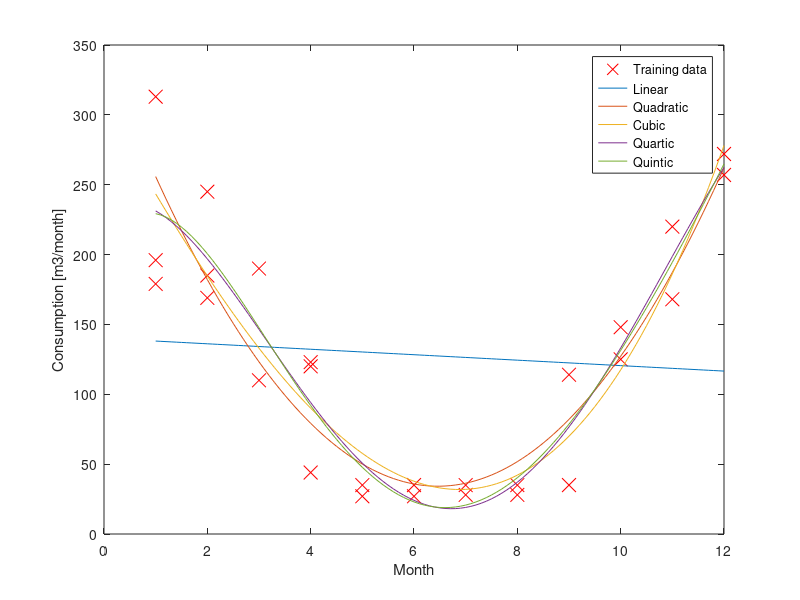

This chart was generated by the following MATLAB code:
clear ; close all; clc

% get training data
fprintf('Loading data ...\n');
data = load('data/data_month.txt');
X = data(:, 1); y = data(:, 2);
m = length(y);
fprintf('Loaded %d samples\n',m);

% plot training data
figure;
plot(X, y, 'rx', 'MarkerSize', 10);
ylabel('Consumption [m3/month]'); 
xlabel('Month'); 
fprintf('Program paused. Press any key to continue.\n');
%pause;

% --------------------- linear regression - linear model -----------------------
X = [ones(m, 1) X];
theta = pinv(X'*X)*X'*y;
fprintf('Hypothesis function: h(x)=%.2f+%.2fx \n',theta(1),theta(2));

hold on; 
%plot(X(:,2), X*theta, '-')
x_plot = [1:.1:12]';
%y_plot = [ones(rows(x_plot),1) x_plot]*theta; 
plot(x_plot, theta(1)+theta(2)*x_plot, '-')
%plot(x_plot, y_plot, '-')
legend('Training data', 'Linear regression')
fprintf('Program paused. Press any key to continue.\n');
%pause;

% --------------------- linear regression - quadratic model --------------------
X = [X X(:,2).^2];
theta = pinv(X'*X)*X'*y;
fprintf('Hypothesis function: h(x)=%.2f+%.2fx+%.2fx^2 \n',theta(1),theta(2), theta(3));


%ezplot(@(x) theta(1)+theta(2)*x+theta(3)*x.^2);
%plot(X(:,2), X*theta, '-', 'color','g')
%y_plot = [ones(rows(x_plot),1) x_plot x_plot.^2]*theta; 
%plot(x_plot, y_plot,'-','color','g')
plot(x_plot, theta(1)+theta(2)*x_plot+theta(3)*x_plot.^2, '-')
legend('Training data', 'Linear', 'Quadratic')
fprintf('Program paused. Press any key to continue.\n');
%pause;

% ---------------------linear regression - cubic model -------------------------
X = [X X(:,2).^3];
theta = pinv(X'*X)*X'*y;
fprintf('Hypothesis function: h(x)=%.2f+%.2fx+%.2fx^2+%.2fx^3 \n',theta(1),theta(2), theta(3), theta(4));
%plot(X(:,2), X*theta, '-', "color","k")
%y_plot = [ones(rows(x_plot),1) x_plot x_plot.^2 x_plot.^3]*theta; 
%plot(x_plot, y_plot,'-','color','k')
plot(x_plot, theta(1)+theta(2)*x_plot+theta(3)*x_plot.^2+theta(4)*x_plot.^3, '-')
legend('Training data', 'Linear', 'Quadratic', 'Cubic')
fprintf('Program paused. Press any key to continue.\n');
%pause;

% --------------------- linear regression - quartic model ----------------------
X = [X X(:,2).^4];
theta = pinv(X'*X)*X'*y;
fprintf('Hypothesis function: h(x)=%.2f+%.2fx+%.2fx^2+%.2fx^3+%.2fx^4 \n',theta(1),theta(2), theta(3), theta(4), theta(5));
%plot(X(:,2), X*theta, '-', "color","k")
%y_plot = [ones(rows(x_plot),1) x_plot x_plot.^2 x_plot.^3 x_plot.^4]*theta; 
%plot(x_plot, y_plot,'-','color','m')
plot(x_plot, theta(1)+theta(2)*x_plot+theta(3)*x_plot.^2+theta(4)*x_plot.^3+theta(5)*x_plot.^4, '-')
legend('Training data', 'Linear', 'Quadratic', 'Cubic', 'Quartic')
fprintf('Program paused. Press any key to continue.\n');
%pause;

% --------------------- linear regression - quintic model ----------------------
X = [X X(:,2).^5];
theta = pinv(X'*X)*X'*y;
fprintf('Hypothesis function: h(x)=%.2f+%.2fx+%.2fx^2+%.2fx^3+%.2fx^4 \n',theta(1),theta(2), theta(3), theta(4), theta(5), theta(6));
%plot(X(:,2), X*theta, '-', "color","k")
%y_plot = [ones(rows(x_plot),1) x_plot x_plot.^2 x_plot.^3 x_plot.^4 x_plot.^5]*theta; 
%plot(x_plot, y_plot,'-','color','c')
plot(x_plot, theta(1)+theta(2)*x_plot+theta(3)*x_plot.^2+theta(4)*x_plot.^3+theta(5)*x_plot.^4+theta(6)*x_plot.^5, '-')
legend('Training data', 'Linear', 'Quadratic', 'Cubic', 'Quartic', 'Quintic')
fprintf('Program paused. Press any key to continue.\n');
%pause;

hold off 




